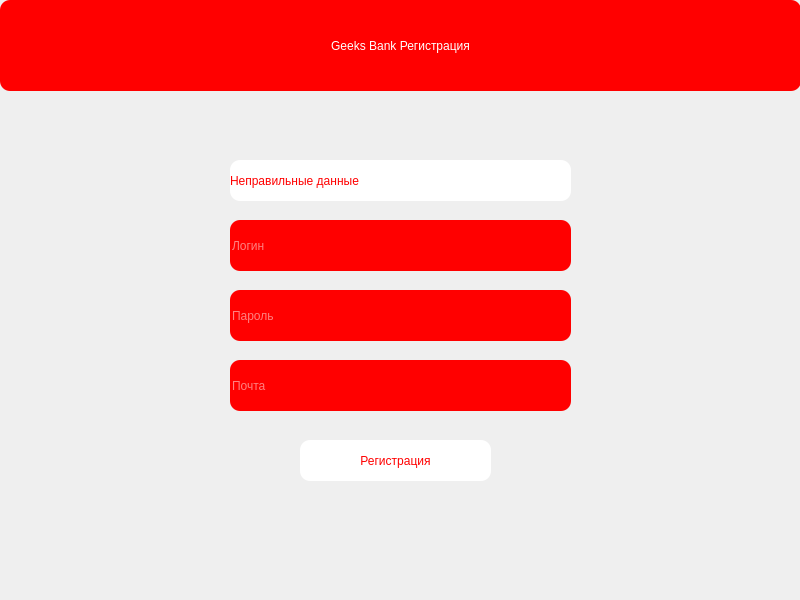
<?xml version="1.0" encoding="UTF-8"?>
<ui version="4.0">
 <class>Form</class>
 <widget class="QWidget" name="Form">
  <property name="geometry">
   <rect>
    <x>0</x>
    <y>0</y>
    <width>800</width>
    <height>600</height>
   </rect>
  </property>
  <property name="windowTitle">
   <string>SignUp</string>
  </property>
  <widget class="QLabel" name="label">
   <property name="geometry">
    <rect>
     <x>0</x>
     <y>0</y>
     <width>801</width>
     <height>91</height>
    </rect>
   </property>
   <property name="styleSheet">
    <string notr="true">font: 17pt &quot;Yu Gothic UI Semibold&quot;;
color: white;
background-color: red;
border-radius: 10px;</string>
   </property>
   <property name="text">
    <string>Geeks Bank Регистрация</string>
   </property>
   <property name="alignment">
    <set>Qt::AlignCenter</set>
   </property>
  </widget>
  <widget class="QLineEdit" name="login">
   <property name="geometry">
    <rect>
     <x>230</x>
     <y>220</y>
     <width>341</width>
     <height>51</height>
    </rect>
   </property>
   <property name="styleSheet">
    <string notr="true">font: 14pt &quot;Yu Gothic UI Semibold&quot;;
color: white;
background-color: red;
border-radius: 10px;</string>
   </property>
   <property name="placeholderText">
    <string>Логин</string>
   </property>
  </widget>
  <widget class="QLineEdit" name="password">
   <property name="geometry">
    <rect>
     <x>230</x>
     <y>290</y>
     <width>341</width>
     <height>51</height>
    </rect>
   </property>
   <property name="styleSheet">
    <string notr="true">font: 14pt &quot;Yu Gothic UI Semibold&quot;;
color: white;
background-color: red;
border-radius: 10px;</string>
   </property>
   <property name="placeholderText">
    <string>Пароль</string>
   </property>
  </widget>
  <widget class="QLineEdit" name="email">
   <property name="geometry">
    <rect>
     <x>230</x>
     <y>360</y>
     <width>341</width>
     <height>51</height>
    </rect>
   </property>
   <property name="styleSheet">
    <string notr="true">font: 14pt &quot;Yu Gothic UI Semibold&quot;;
color: white;
background-color: red;
border-radius: 10px;</string>
   </property>
   <property name="placeholderText">
    <string>Почта</string>
   </property>
  </widget>
  <widget class="QPushButton" name="signup">
   <property name="geometry">
    <rect>
     <x>300</x>
     <y>440</y>
     <width>191</width>
     <height>41</height>
    </rect>
   </property>
   <property name="styleSheet">
    <string notr="true">font: 17pt &quot;Yu Gothic UI Semibold&quot;;
color: red;
background-color: white;
border-radius: 10px;</string>
   </property>
   <property name="text">
    <string>Регистрация</string>
   </property>
  </widget>
  <widget class="QLabel" name="error">
   <property name="geometry">
    <rect>
     <x>230</x>
     <y>160</y>
     <width>341</width>
     <height>41</height>
    </rect>
   </property>
   <property name="styleSheet">
    <string notr="true">font: 17pt &quot;Yu Gothic UI Semibold&quot;;
color: red;
background-color: white;
border-radius: 10px;</string>
   </property>
   <property name="text">
    <string>Неправильные данные</string>
   </property>
  </widget>
 </widget>
 <resources/>
 <connections/>
</ui>
